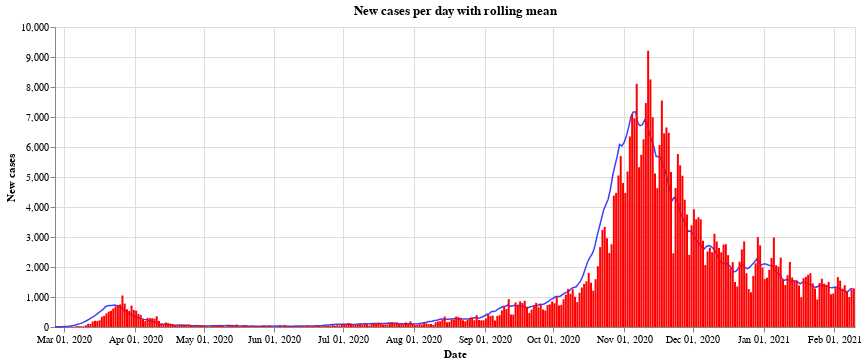

Here is the notebook cell this chart was saved with:
### Code cell
#collapse
bars = alt.Chart(all_austria).mark_bar(
    color='red',
    opacity=1,
    size=2
).encode(
    x=alt.X("yearmonthdate(Time):T", axis=alt.Axis(title='Date')),
    y=alt.Y("AnzahlFaelle:Q", axis=alt.Axis(title='New cases')),
)

line = alt.Chart(all_austria).mark_line(
    color='blue',
    opacity=0.75,
    size=1.5,
).transform_window(
    rolling_mean='mean(AnzahlFaelle)',
    frame=[0, 7]
).encode(x='yearmonthdate(Time):T',
         y='rolling_mean:Q'
         ).properties(title='New cases per day with rolling mean', width=800)

alt.layer(line, bars, data=all_austria)

### Figure 1 — Vega-Lite specification as saved in the notebook (floating-point values rounded to 4 significant figures; data arrays with more than 128 entries replaced by an {"elided": "..."} marker saying what was removed)
{"config": {"view": {"continuousWidth": 400, "continuousHeight": 300}}, "layer": [{"mark": {"type": "line", "color": "blue", "opacity": 0.75, "size": 1.5}, "encoding": {"x": {"type": "temporal", "field": "Time", "timeUnit": "yearmonthdate"}, "y": {"type": "quantitative", "field": "rolling_mean"}}, "title": "New cases per day with rolling mean", "transform": [{"window": [{"op": "mean", "field": "AnzahlFaelle", "as": "rolling_mean"}], "frame": [0, 7]}], "width": 800}, {"mark": {"type": "bar", "color": "red", "opacity": 1, "size": 2}, "encoding": {"x": {"type": "temporal", "axis": {"title": "Date"}, "field": "Time", "timeUnit": "yearmonthdate"}, "y": {"type": "quantitative", "axis": {"title": "New cases"}, "field": "AnzahlFaelle"}}}], "data": {"name": "data-86e05acf92b07b7202e035fa010c444e"}, "$schema": "https://vega.github.io/schema/vega-lite/v4.8.1.json", "datasets": {"data-86e05acf92b07b7202e035fa010c444e": {"elided": "350 records"}}}
